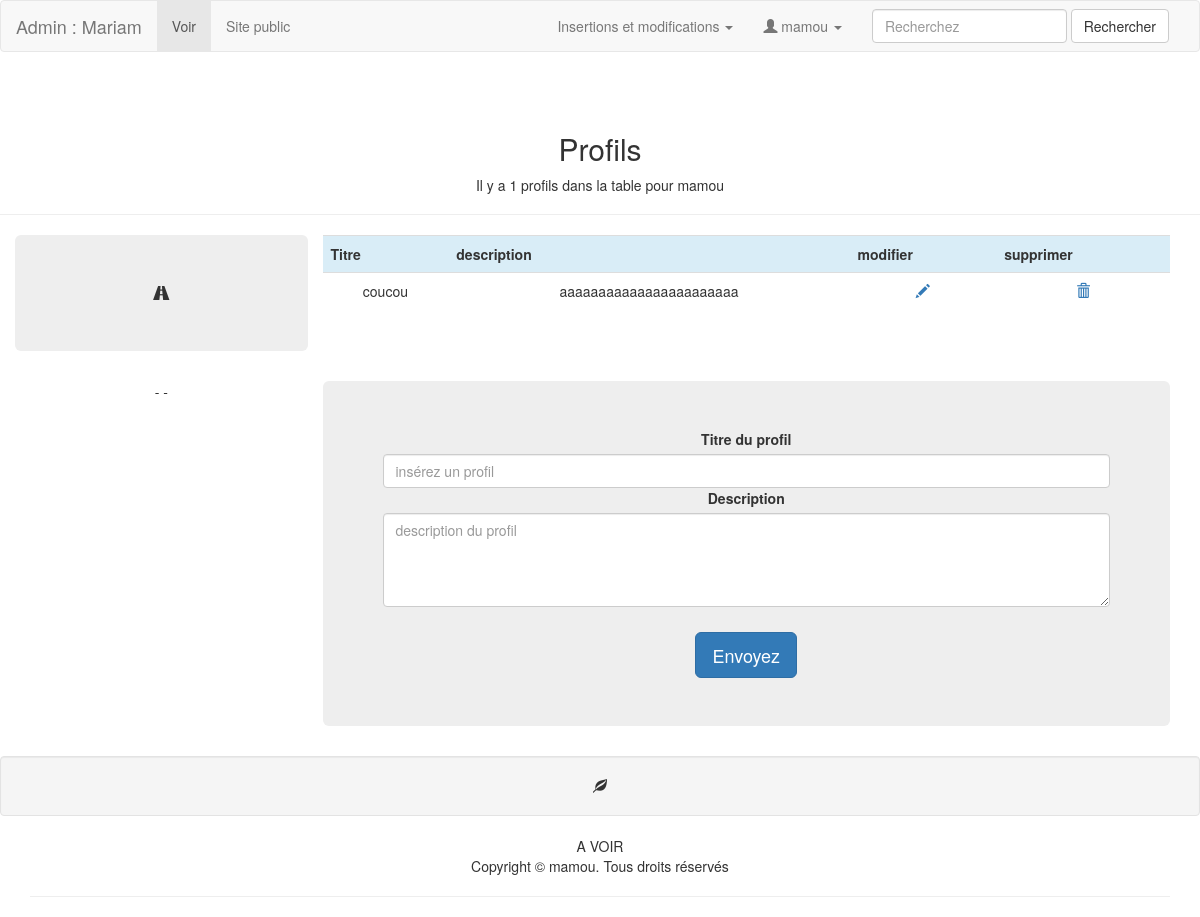
The app's page /admin/profils.php (signed in) with its own data.
### tables this page shows
CREATE TABLE `utilisateurs` (
  `id_utilisateur` int(11) NOT NULL,
  `prenom` varchar(25) NOT NULL,
  `nom` varchar(25) NOT NULL,
  `email` varchar(50) NOT NULL,
  `telephone` int(20) NOT NULL,
  `mdp` varchar(13) NOT NULL,
  `pseudo` varchar(13) NOT NULL,
  `avatar` varchar(255) NOT NULL,
  `age` int(5) NOT NULL,
  `date_naissance` date NOT NULL,
  `sexe` enum('Femme','Homme','Autre') NOT NULL,
  `etat_civil` enum('M','Mme','Autre') NOT NULL,
  `statut_martial` varchar(13) NOT NULL,
  `adresse` text NOT NULL,
  `code_postal` int(11) NOT NULL,
  `ville` varchar(25) NOT NULL,
  `pays` varchar(25) NOT NULL
);

CREATE TABLE `profils` (
  `id_profil` int(11) NOT NULL,
  `titre_p` varchar(45) NOT NULL,
  `description_p` text NOT NULL,
  `utilisateur_id` int(11) NOT NULL
);

### admin/profils.php (the view, shortened to what this page needs)
<?php require '../connexion/connexion.php' ?>
<?php
	if(isset($_SESSION['connexion']) && $_SESSION['connexion']=='connecté'){
		$id_utilisateur=$_SESSION['id_utilisateur'];
	}else{
		header('location:authentification.php');
	}
	?>
<!DOCTYPE html>
<html lang="fr">
<head>
	<?php
		$sql = $pdoCV->query(" SELECT * FROM utilisateurs WHERE id_utilisateur ='$id_utilisateur' ");
		$ligne_utilisateur = $sql->fetch();
	?>
<link rel="stylesheet" href="../css/bootstrap.css">
</head>
<body>
<?php include("include_nav.php"); ?>
<section>
  <div class="row">
   <?php
		$sql = $pdoCV->prepare("SELECT * FROM profils WHERE utilisateur_id = '$id_utilisateur' ORDER BY id_profil DESC ");
		$sql->execute();
		$nbr_profils = $sql->rowCount();
	 ?>
    <div class="col-lg-12 page-header text-center">
      <h2>Profils</h2>
      <p>Il y a <?php echo $nbr_profils; ?> profils dans la table pour <?php echo $ligne_utilisateur['pseudo']; ?></p>
    </div>
  </div>
  <div class="container">
    <div class="row text-center">
     <div class="col-xs-3 jumbotron">
          	<span class="glyphicon glyphicon-road"></span>
     </div>
      <div class="col-xs-9 text-center">
	<table class="table table-striped">
		<tbody>
		<tr class="info">
			<th scope="col">Titre</th>
		  	<th scope="col">description</th>
			<th scope="col">modifier</th>
			<th scope="col">supprimer</th>
		</tr>
		<tr>
			<?php while ($ligne_profil = $sql->fetch()) { ?>
			<td><?php echo $ligne_profil['titre_p']; ?></td>
			<td><?php echo $ligne_profil['description_p']; ?></td>
			<td><a href="modif_profil.php?id_profil=<?php echo $ligne_profil['id_profil']; ?>"><span scope="col" class="glyphicon glyphicon-pencil"></span></a></td>
			<td><a class="supprimer" href="profils.php?id_profil=<?php echo $ligne_profil['id_profil']; ?>"><span scope="col" class="glyphicon glyphicon-trash"></span></a></span></td>
		</tr>
			<?php } ?>
		</tbody>
	</table>
      </div>
    </div>
        <div class="row text-center">
          <div class="col-xs-3">- -
          </div>
          <div class="text-center col-xs-9">
           <div class="jumbotron">
            <form action="profils.php" method="post" class="text-center">
              <div class="form-group">
                <label for="titre_p">Titre du profil</label>
                <input type="text" name="titre_p" class="form-control" id="titre_p" placeholder="insérez un profil">
                <label for="description_p">Description</label>
                <textarea name="description_p" cols="80" rows="4" class="form-control" id="description_p" placeholder="description du profil"></textarea>
              </div>
              <input type="submit" value="Envoyez" class="btn btn-primary btn-lg" style="margin-top: 10px;">
            </form>
          </div>
        </div>
      </div>
</section>
<div class="well text-center"><span class="glyphicon glyphicon-leaf"></span></div>
	<?php include("include_footer.php"); ?>
</body>
</html>

### admin/include_nav.php (shortened to what this page needs)
<nav class="navbar navbar-default">
  <div class="container-fluid">
    <div class="navbar-header">
      <a class="navbar-brand" href="index.php">Admin : <?php echo $ligne_utilisateur['prenom']; ?></a></div>
    <div class="collapse navbar-collapse" id="bs-example-navbar-collapse-1">
      <ul class="nav navbar-nav">
        <li class="active"><a href="#">Voir <span class="sr-only">(current)</span></a> </li>
        <li><a href="../index.php" target="_blank">Site public</a></li>
      </ul>
      <form class="navbar-form navbar-right" role="search">
        <div class="form-group">
          <input type="text" class="form-control" placeholder="Recherchez">
        </div>
        <button type="submit" class="btn btn-default">Rechercher</button>
      </form>
      <ul class="nav navbar-nav navbar-right">
        <li class="dropdown"> <a href="#" class="dropdown-toggle" data-toggle="dropdown" role="button" aria-expanded="false" aria-haspopup="true">Insertions et modifications <span class="caret"></span></a>
        </li>
            <li class="dropdown"><a href="#" class="dropdown-toggle" data-toggle="dropdown" role="button" aria-expanded="false" aria-haspopup="true"> <span class="glyphicon glyphicon-user"></span> <?php echo $ligne_utilisateur['pseudo']; ?> <span class="caret"></span></a>
            </li>
      </ul>
    </div>
  </div>
</nav>

### admin/include_footer.php
<div class="container">
  <div class="row">
    <div class="col-lg-offset-3 col-xs-12 col-lg-6 text-center">
      A VOIR
    </div>
  </div>
</div>
 <footer class="text-center">
  <div class="container">
    <div class="row">
      <div class="col-xs-12">
        <p>Copyright © <?php echo $ligne_utilisateur['pseudo']; ?>. Tous droits réservés</p>
        <hr>
      </div>
    </div>
  </div>
</footer>

### records on screen
utilisateurs: prenom "Mariam", pseudo "mamou"
profils: titre_p "coucou", description_p "aaaaaaaaaaaaaaaaaaaaaaa"

### other values on screen
$nbr_profils "1"
